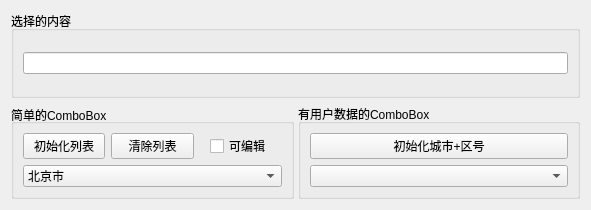
<?xml version="1.0" encoding="UTF-8"?>
<ui version="4.0">
 <class>Widget</class>
 <widget class="QWidget" name="Widget">
  <property name="geometry">
   <rect>
    <x>0</x>
    <y>0</y>
    <width>591</width>
    <height>210</height>
   </rect>
  </property>
  <property name="windowTitle">
   <string>Demo3_6 ComboBox</string>
  </property>
  <layout class="QVBoxLayout" name="verticalLayout">
   <item>
    <widget class="QGroupBox" name="groupBox">
     <property name="title">
      <string>选择的内容</string>
     </property>
     <layout class="QVBoxLayout" name="verticalLayout_2">
      <item>
       <widget class="QLineEdit" name="lineEdit">
        <property name="text">
         <string/>
        </property>
        <property name="clearButtonEnabled">
         <bool>true</bool>
        </property>
       </widget>
      </item>
     </layout>
    </widget>
   </item>
   <item>
    <layout class="QHBoxLayout" name="horizontalLayout">
     <property name="spacing">
      <number>4</number>
     </property>
     <item>
      <widget class="QGroupBox" name="groupBox_2">
       <property name="title">
        <string>简单的ComboBox</string>
       </property>
       <property name="alignment">
        <set>Qt::AlignLeading|Qt::AlignLeft|Qt::AlignVCenter</set>
       </property>
       <layout class="QGridLayout" name="gridLayout">
        <property name="horizontalSpacing">
         <number>6</number>
        </property>
        <item row="0" column="0">
         <widget class="QPushButton" name="btnIniItems">
          <property name="layoutDirection">
           <enum>Qt::LeftToRight</enum>
          </property>
          <property name="text">
           <string>初始化列表</string>
          </property>
         </widget>
        </item>
        <item row="0" column="1">
         <widget class="QPushButton" name="btnClearItems">
          <property name="layoutDirection">
           <enum>Qt::LeftToRight</enum>
          </property>
          <property name="text">
           <string>清除列表</string>
          </property>
         </widget>
        </item>
        <item row="0" column="2" alignment="Qt::AlignHCenter">
         <widget class="QCheckBox" name="checkBox">
          <property name="layoutDirection">
           <enum>Qt::LeftToRight</enum>
          </property>
          <property name="autoFillBackground">
           <bool>false</bool>
          </property>
          <property name="text">
           <string>可编辑</string>
          </property>
          <property name="autoExclusive">
           <bool>false</bool>
          </property>
         </widget>
        </item>
        <item row="1" column="0" colspan="3">
         <widget class="QComboBox" name="comboBox">
          <item>
           <property name="text">
            <string>北京市</string>
           </property>
           <property name="icon">
            <iconset resource="../Resource/res.qrc">
             <normaloff>:/icons/images/aim.ico</normaloff>:/icons/images/aim.ico</iconset>
           </property>
          </item>
          <item>
           <property name="text">
            <string>上海市</string>
           </property>
           <property name="icon">
            <iconset resource="../Resource/res.qrc">
             <normaloff>:/icons/images/aim.ico</normaloff>:/icons/images/aim.ico</iconset>
           </property>
          </item>
         </widget>
        </item>
       </layout>
      </widget>
     </item>
     <item>
      <widget class="QGroupBox" name="groupBox_3">
       <property name="title">
        <string>有用户数据的ComboBox</string>
       </property>
       <layout class="QVBoxLayout" name="verticalLayout_3">
        <item>
         <widget class="QPushButton" name="btnIni2">
          <property name="text">
           <string>初始化城市+区号</string>
          </property>
         </widget>
        </item>
        <item>
         <widget class="QComboBox" name="comboBox_2"/>
        </item>
       </layout>
      </widget>
     </item>
    </layout>
   </item>
  </layout>
 </widget>
 <resources>
  <include location="../Resource/res.qrc"/>
 </resources>
 <connections/>
</ui>
